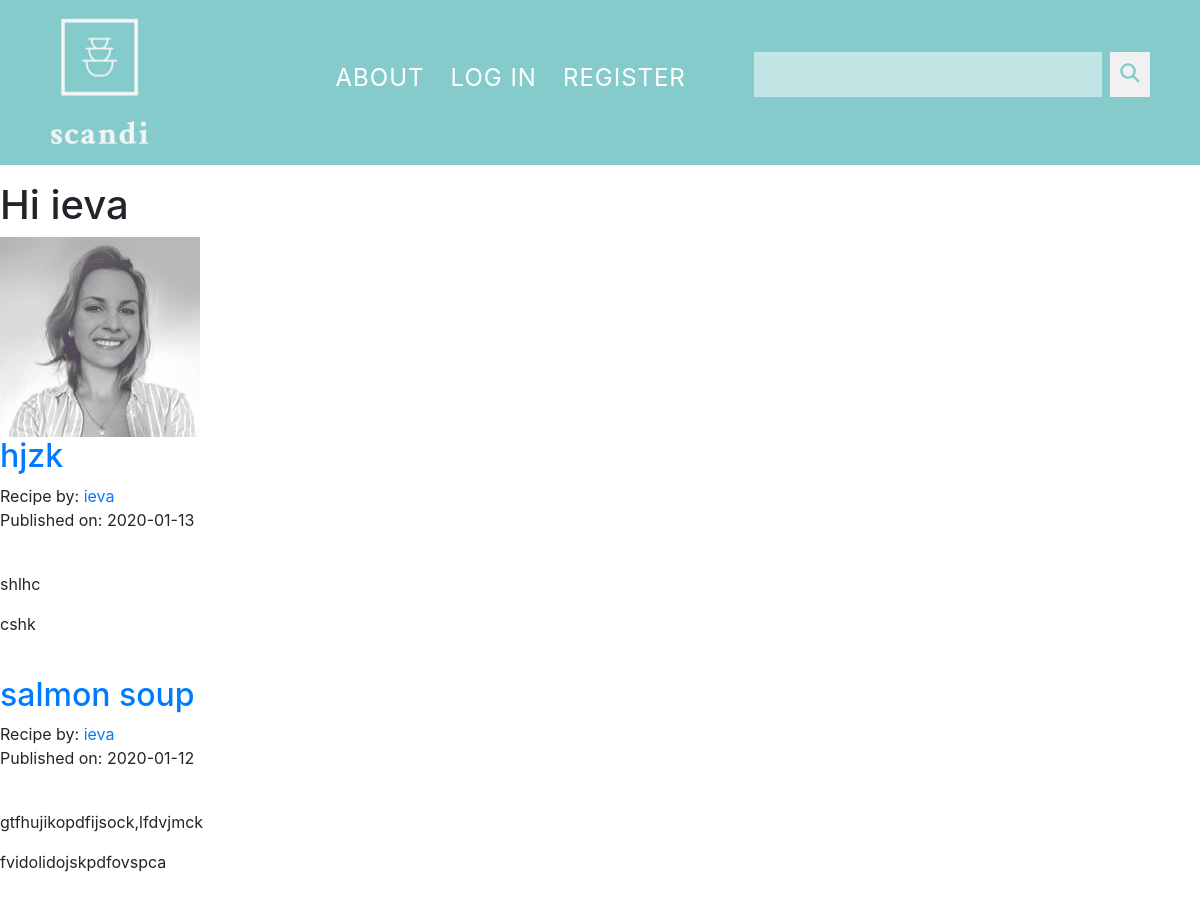
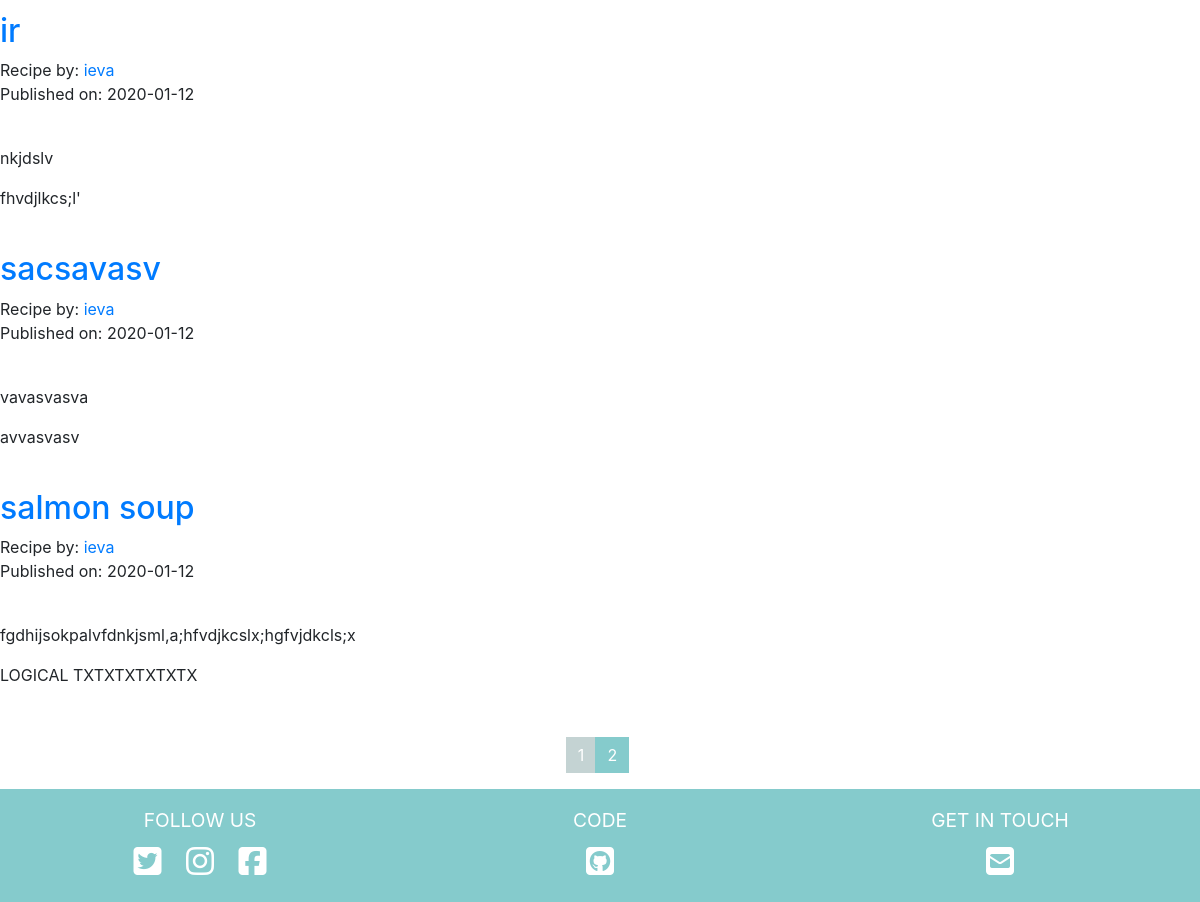
Before: /ieva?page=2 with the older database file (2 pictures, top to bottom).
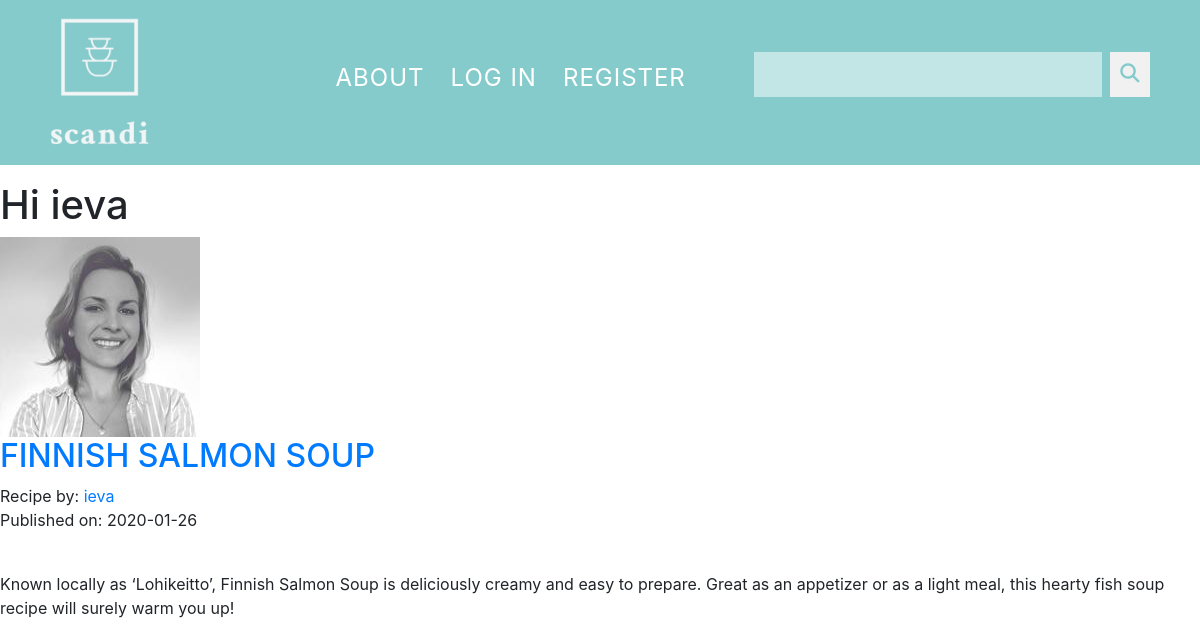
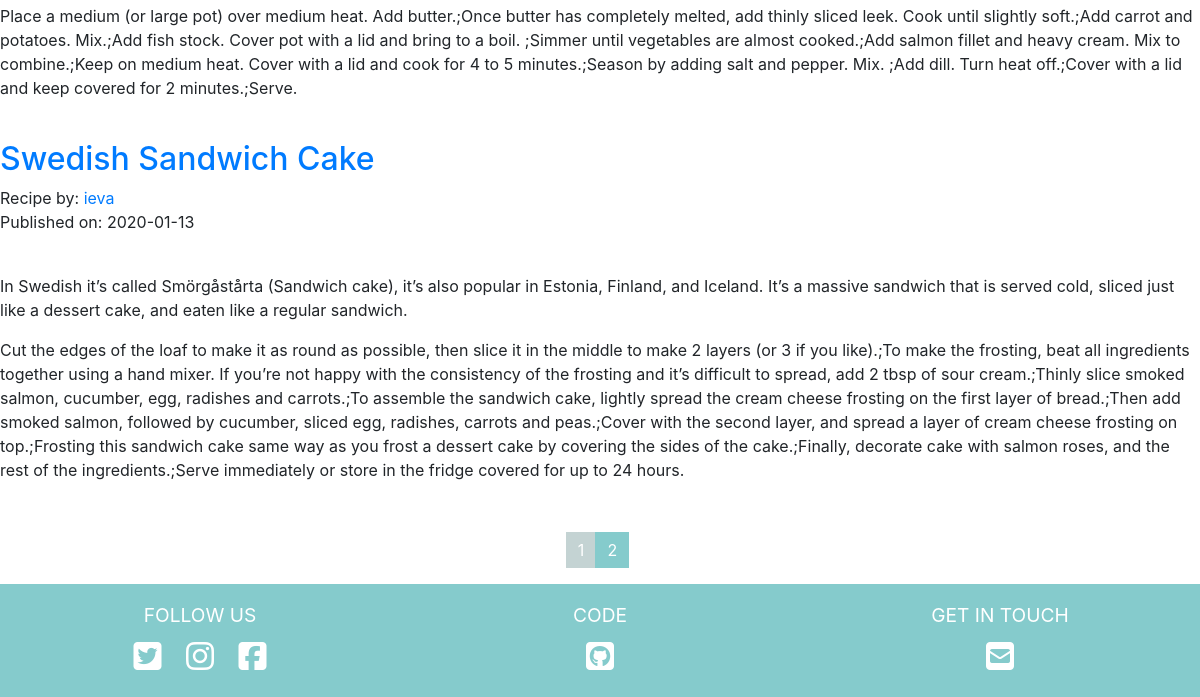
After: the same page with the newer database file (2 pictures, top to bottom).
### scandiKitchen/models.py (models this page shows, shortened)
class Recipe(db.Model):
    users = db.relationship(User)
    id = db.Column(db.Integer,primary_key=True)
    user_id = db.Column(db.Integer,db.ForeignKey('users.id'),nullable=False)
    date = db.Column(db.DateTime,nullable=False,default=datetime.utcnow)
    title = db.Column(db.String(100),nullable=False)
    text = db.Column(db.Text,nullable=False)
    cook_method = db.Column(db.Text,nullable=True)
    ingredients = db.Column(db.Text,nullable=True)
    recipe_image = db.Column(db.String(100),nullable=True)

class User(db.Model,UserMixin):
    __tablename__ = 'users'
    id = db.Column(db.Integer,primary_key=True)
    profile_image = db.Column(db.String(64),nullable=False,default='default_profile.png')
    email = db.Column(db.String(64),unique=True,index=True)
    username = db.Column(db.String(64),unique=True,index=True)
    password_hash = db.Column(db.String(128))
    posts = db.relationship('Recipe',backref='author',lazy=True)

### scandiKitchen/users/views.py (the view)
@users.route('/<username>')
def user_posts(username):
    page = request.args.get('page',1,type=int)
    user = User.query.filter_by(username=username).first_or_404()
    recipes = Recipe.query.filter_by(author=user).order_by(Recipe.date.desc()).paginate(page=page,per_page=5)
    return render_template('user_recipes.html',recipes=recipes,user=user)

### scandiKitchen/templates/user_recipes.html (shortened to what this page needs)
{% extends 'base.html' %}
{% block content %}
<div>
    <h1>Hi {{user.username}}</h1>
    <img src="{{ url_for('static',filename='profile_pics/'+user.profile_image) }}">
    {% for post in recipes.items %}
    <h2><a href="{{url_for('recipes.recipe',recipe_id=post.id)}}">{{post.title}}</a></h2>
    Recipe by: <a href="{{url_for('users.user_posts',username=post.author.username)}}">{{post.author.username}}</a>
    <p>Published on: {{post.date.strftime("%Y-%m-%d")}}</p>
    <p>{{post.text}}</p>
    <p>{{post.cook_method}}</p>
    {% endfor %}
</div>
<nav aria-label="Page navigation example">
    <ul class="pagination justify-content-center">
     {% for page_num in recipes.iter_pages() %}
        {% if recipes.page == page_num %}
        <li class="page-item disabled">
            <a class="page-link" href="{{url_for('users.user_posts',username=user.username,page=page_num)}}">{{page_num}}</a>
        </li>
        {% else %}
        <li class="page-item">
            <a class="page-link" href="{{url_for('users.user_posts',username=user.username,page=page_num)}}">{{page_num}}</a>
        </li>
        {% endif %}
     {% endfor %}
    </ul>
</nav>
{% endblock %}

Changed rows visible on the page:
removed Recipe: title "hjzk", author.username "ieva", date "2020-01-13", text "shlhc", cook_method "cshk"
removed Recipe: title "salmon soup", author.username "ieva", date "2020-01-12", text "gtfhujikopdfijsock,lfdvjmck", cook_method "fvidolidojskpdfovspca"
removed Recipe: title "ir", author.username "ieva", date "2020-01-12", text "nkjdslv", cook_method "fhvdjlkcs;l'"
removed Recipe: title "sacsavasv", author.username "ieva", date "2020-01-12", text "vavasvasva", cook_method "avvasvasv"
removed Recipe: title "salmon soup", author.username "ieva", date "2020-01-12", text "fgdhijsokpalvfdnkjsml,a;hfvdjkcslx;hgfvjdkcls;x", cook_method "LOGICAL TXTXTXTXTXTX"
added Recipe: title "FINNISH SALMON SOUP", author.username "ieva", date "2020-01-26", text "Known locally as ‘Lohikeitto’, Finnish Salmon Soup is deliciously creamy and easy to prepare. Great as an appetizer or as a light meal, this hearty fish soup recipe will surely warm you up!", cook_method "Place a medium (or large pot) over medium heat. Add butter.;Once butter has completely melted, add thinly sliced leek. Cook until slightly soft.;Add carrot and potatoes. Mix.;Add fish stock. Cover pot with a lid and bring to a boil. ;Simmer until vegetables are almost cooked.;Add salmon fillet and heavy cream. Mix to combine.;Keep on medium heat. Cover with a lid and cook for 4 to 5 minutes.;Season by adding salt and pepper. Mix. ;Add dill. Turn heat off.;Cover with a lid and keep covered for 2 minutes.;Serve."
now on this page (row unchanged): Recipe: title "Swedish Sandwich Cake", author.username "ieva", date "2020-01-13", text "In Swedish it’s called Smörgåstårta (Sandwich cake), it’s also popular in Estonia, Finland, and Iceland. It’s a massive sandwich that is served cold, sliced just like a dessert cake, and eaten like a regular sandwich.", cook_method "Cut the edges of the loaf to make it as round as possible, then slice it in the middle to make 2 layers (or 3 if you like).;To make the frosting, beat all ingredients together using a hand mixer. If you’re not happy with the consistency of the frosting and it’s difficult to spread, add 2 tbsp of sour cream.;Thinly slice smoked salmon, cucumber, egg, radishes and carrots.;To assemble the sandwich cake, lightly spread the cream cheese frosting on the first layer of bread.;Then add smoked salmon, followed by cucumber, sliced egg, radishes, carrots and peas.;Cover with the second layer, and spread a layer of cream cheese frosting on top.;Frosting this sandwich cake same way as you frost a…"
